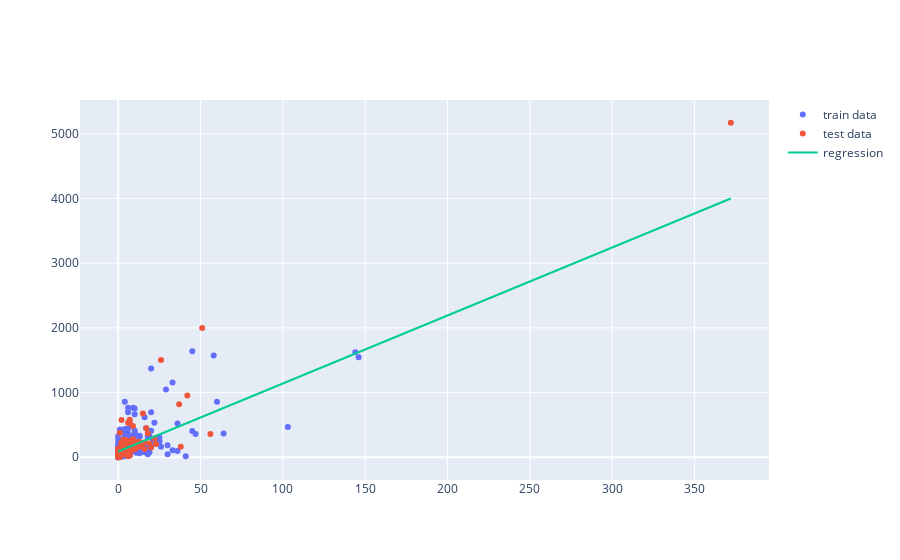

The code cell stored with this chart in its notebook:
### Code cell
configure_plotly_browser_state()
offline.iplot([p0, p1, p2])
